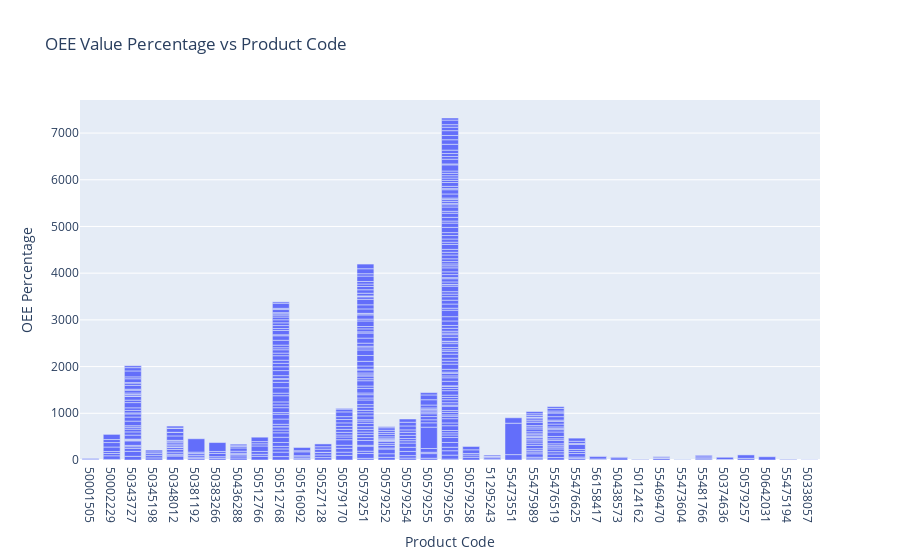

Source (notebook cell):
### Code cell
import plotly.graph_objects as go

# Assuming you have a DataFrame named df with columns 'Product Code' and 'OEE_DT'

# Create a figure
fig = go.Figure()

# Add a bar graph
fig.add_trace(go.Bar(x=df['Product Code'], y=df['OEE_DT'],
                     name='OEE Percentage'))

# Update layout
fig.update_layout(title='OEE Value Percentage vs Product Code',
                  xaxis_title='Product Code',
                  yaxis_title='OEE Percentage')

# Show the plot
fig.show()

### Figure 1 — Plotly figure (JSON) as saved in the notebook; plotly's stock layout.template omitted (floating-point values rounded to 4 significant figures; data arrays with more than 128 entries replaced by an {"elided": "..."} marker saying what was removed)
{"data": [{"name": "OEE Percentage", "type": "bar", "x": {"elided": "498 str values"}, "y": {"elided": "498 float values"}}], "layout": {"autosize": true, "title": {"text": "OEE Value Percentage vs Product Code"}, "xaxis": {"autorange": true, "range": [-0.5, 34.5], "title": {"text": "Product Code"}, "type": "category"}, "yaxis": {"autorange": true, "range": [0, 7708.0], "title": {"text": "OEE Percentage"}, "type": "linear"}}}
